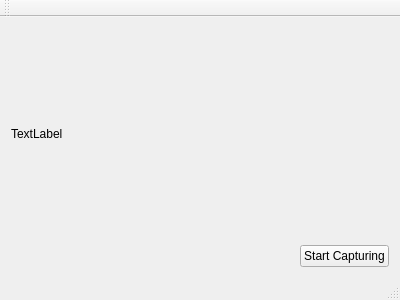
<?xml version="1.0" encoding="UTF-8"?>
<ui version="4.0">
 <class>MainWindow</class>
 <widget class="QMainWindow" name="MainWindow">
  <property name="geometry">
   <rect>
    <x>0</x>
    <y>0</y>
    <width>400</width>
    <height>300</height>
   </rect>
  </property>
  <property name="windowTitle">
   <string>MainWindow</string>
  </property>
  <widget class="QWidget" name="centralWidget">
   <layout class="QVBoxLayout" name="verticalLayout">
    <item>
     <widget class="QLabel" name="label">
      <property name="sizePolicy">
       <sizepolicy hsizetype="Preferred" vsizetype="Preferred">
        <horstretch>0</horstretch>
        <verstretch>1</verstretch>
       </sizepolicy>
      </property>
      <property name="text">
       <string>TextLabel</string>
      </property>
     </widget>
    </item>
    <item>
     <layout class="QHBoxLayout" name="horizontalLayout">
      <item>
       <spacer name="horizontalSpacer">
        <property name="orientation">
         <enum>Qt::Horizontal</enum>
        </property>
        <property name="sizeHint" stdset="0">
         <size>
          <width>40</width>
          <height>20</height>
         </size>
        </property>
       </spacer>
      </item>
      <item>
       <widget class="QPushButton" name="capturingButton">
        <property name="text">
         <string>Start Capturing</string>
        </property>
       </widget>
      </item>
     </layout>
    </item>
   </layout>
  </widget>
  <widget class="QToolBar" name="mainToolBar">
   <attribute name="toolBarArea">
    <enum>TopToolBarArea</enum>
   </attribute>
   <attribute name="toolBarBreak">
    <bool>false</bool>
   </attribute>
  </widget>
  <widget class="QStatusBar" name="statusBar"/>
 </widget>
 <layoutdefault spacing="6" margin="11"/>
 <resources/>
 <connections/>
</ui>
